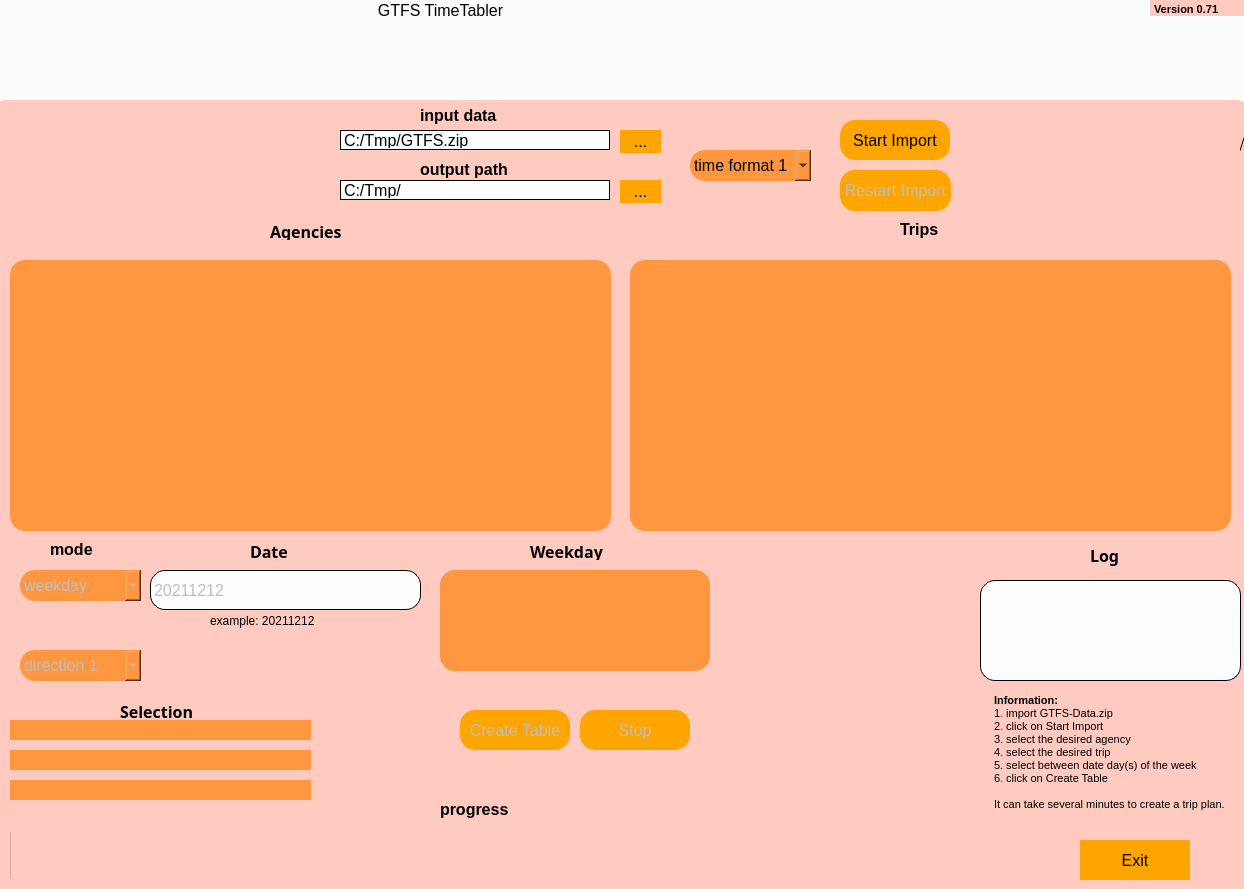
 <widget class="QWidget" name="GTFSTimeTabler">
  <property name="windowModality">
   <enum>Qt::ApplicationModal</enum>
  </property>
  <property name="geometry">
   <rect>
    <x>0</x>
    <y>0</y>
    <width>1244</width>
    <height>889</height>
   </rect>
  </property>
  <property name="sizePolicy">
   <sizepolicy hsizetype="Fixed" vsizetype="Fixed">
    <horstretch>0</horstretch>
    <verstretch>0</verstretch>
   </sizepolicy>
  </property>
  <property name="contextMenuPolicy">
   <enum>Qt::DefaultContextMenu</enum>
  </property>
  <property name="acceptDrops">
   <bool>false</bool>
  </property>
  <property name="windowTitle">
   <string notr="true">GTFS TimeTabler</string>
  </property>
  <property name="layoutDirection">
   <enum>Qt::LeftToRight</enum>
  </property>
  <property name="autoFillBackground">
   <bool>false</bool>
  </property>
  <property name="styleSheet">
   <string notr="true">background-color:  #fbfcfc ;
border-width: 1px;
border-radius: 15px;
border-color: black;
</string>
  </property>
  <widget class="QLineEdit" name="lineOutputPath">
   <property name="geometry">
    <rect>
     <x>340</x>
     <y>180</y>
     <width>270</width>
     <height>20</height>
    </rect>
   </property>
   <property name="font">
    <font>
     <pointsize>12</pointsize>
    </font>
   </property>
   <property name="styleSheet">
    <string notr="true">background-color:  #fdfefe;
border-style: outset;
border-width: 0.5px;
border-radius: 15px;
border-color: black;
padding: 1px;</string>
   </property>
   <property name="text">
    <string>C:/Tmp/</string>
   </property>
  </widget>
  <widget class="QPushButton" name="btnStart">
   <property name="enabled">
    <bool>false</bool>
   </property>
   <property name="geometry">
    <rect>
     <x>460</x>
     <y>710</y>
     <width>110</width>
     <height>40</height>
    </rect>
   </property>
   <property name="font">
    <font>
     <pointsize>12</pointsize>
    </font>
   </property>
   <property name="styleSheet">
    <string notr="true">background-color: orange;
border-style: outset;
border-width: 0px;
border-radius: 15px;
border-color: black;
padding: 4px;</string>
   </property>
   <property name="text">
    <string>Create Table</string>
   </property>
  </widget>
  <widget class="QProgressBar" name="progressBar">
   <property name="enabled">
    <bool>false</bool>
   </property>
   <property name="geometry">
    <rect>
     <x>10</x>
     <y>830</y>
     <width>951</width>
     <height>51</height>
    </rect>
   </property>
   <property name="styleSheet">
    <string notr="true">background-color:  #ffcbc0;
padding: 1 px;</string>
   </property>
   <property name="value">
    <number>0</number>
   </property>
   <property name="alignment">
    <set>Qt::AlignJustify|Qt::AlignVCenter</set>
   </property>
   <property name="textVisible">
    <bool>false</bool>
   </property>
   <property name="orientation">
    <enum>Qt::Horizontal</enum>
   </property>
   <property name="textDirection">
    <enum>QProgressBar::TopToBottom</enum>
   </property>
   <property name="format">
    <string> %p%</string>
   </property>
  </widget>
  <widget class="QTextBrowser" name="textBrowser">
   <property name="geometry">
    <rect>
     <x>980</x>
     <y>580</y>
     <width>261</width>
     <height>101</height>
    </rect>
   </property>
   <property name="styleSheet">
    <string notr="true">background-color:  #fdfefe;
border-style: outset;
border-width: 1px;
border-radius: 15px;
border-color: black;
padding: 4px;</string>
   </property>
   <property name="frameShape">
    <enum>QFrame::Box</enum>
   </property>
   <property name="frameShadow">
    <enum>QFrame::Plain</enum>
   </property>
   <property name="verticalScrollBarPolicy">
    <enum>Qt::ScrollBarAlwaysOff</enum>
   </property>
   <property name="horizontalScrollBarPolicy">
    <enum>Qt::ScrollBarAlwaysOff</enum>
   </property>
  </widget>
  <widget class="QPushButton" name="btnImport">
   <property name="enabled">
    <bool>true</bool>
   </property>
   <property name="geometry">
    <rect>
     <x>840</x>
     <y>120</y>
     <width>110</width>
     <height>40</height>
    </rect>
   </property>
   <property name="font">
    <font>
     <pointsize>12</pointsize>
    </font>
   </property>
   <property name="styleSheet">
    <string notr="true">background-color: orange;
border-style: outset;
border-width: 0px;
border-radius: 15px;
border-color: black;
padding: 4px;</string>
   </property>
   <property name="text">
    <string>Start Import</string>
   </property>
  </widget>
  <widget class="QComboBox" name="comboBox">
   <property name="enabled">
    <bool>false</bool>
   </property>
   <property name="geometry">
    <rect>
     <x>20</x>
     <y>570</y>
     <width>121</width>
     <height>31</height>
    </rect>
   </property>
   <property name="font">
    <font>
     <pointsize>12</pointsize>
    </font>
   </property>
   <property name="styleSheet">
    <string notr="true">background-color:  #ff9740;
border-style: outset;
border-width:0px;
border-radius: 15px;
border-color: black;
padding: 4px;</string>
   </property>
   <item>
    <property name="text">
     <string>weekday</string>
    </property>
   </item>
   <item>
    <property name="text">
     <string>date</string>
    </property>
   </item>
  </widget>
  <widget class="QLineEdit" name="lineInputPath">
   <property name="geometry">
    <rect>
     <x>340</x>
     <y>130</y>
     <width>270</width>
     <height>20</height>
    </rect>
   </property>
   <property name="font">
    <font>
     <pointsize>12</pointsize>
    </font>
   </property>
   <property name="styleSheet">
    <string notr="true">background-color: #fdfefe;
border-style: outset;
border-width: 0.5px;
border-radius: 15px;
border-color: black;
padding: 1px;</string>
   </property>
   <property name="text">
    <string>C:/Tmp/GTFS.zip</string>
   </property>
  </widget>
  <widget class="QPushButton" name="btnExit">
   <property name="geometry">
    <rect>
     <x>1080</x>
     <y>840</y>
     <width>110</width>
     <height>40</height>
    </rect>
   </property>
   <property name="font">
    <font>
     <pointsize>12</pointsize>
    </font>
   </property>
   <property name="styleSheet">
    <string notr="true">background-color: orange;
border-style: outset;
border-width: 0px;
border-radius: 30px;
border-color: black;
padding: 4px;</string>
   </property>
   <property name="text">
    <string>Exit</string>
   </property>
  </widget>
  <widget class="QPushButton" name="btnStop">
   <property name="enabled">
    <bool>false</bool>
   </property>
   <property name="geometry">
    <rect>
     <x>580</x>
     <y>710</y>
     <width>110</width>
     <height>40</height>
    </rect>
   </property>
   <property name="font">
    <font>
     <pointsize>12</pointsize>
    </font>
   </property>
   <property name="styleSheet">
    <string notr="true">background-color: orange;
border-style: outset;
border-width: 0px;
border-radius: 15px;
border-color: black;
padding: 4px;</string>
   </property>
   <property name="text">
    <string>Stop</string>
   </property>
  </widget>
  <widget class="QLabel" name="label_5">
   <property name="geometry">
    <rect>
     <x>270</x>
     <y>220</y>
     <width>91</width>
     <height>20</height>
    </rect>
   </property>
   <property name="font">
    <font>
     <family>72</family>
     <pointsize>8</pointsize>
     <weight>9</weight>
     <italic>false</italic>
     <bold>false</bold>
    </font>
   </property>
   <property name="styleSheet">
    <string notr="true">background-color:  #ffcbc0;
font: 75 8pt &quot;72&quot;;</string>
   </property>
   <property name="text">
    <string>&lt;html&gt;&lt;head/&gt;&lt;body&gt;&lt;p&gt;&lt;span style=&quot; font-size:12pt; font-weight:600;&quot;&gt;Agencies&lt;/span&gt;&lt;/p&gt;&lt;/body&gt;&lt;/html&gt;</string>
   </property>
  </widget>
  <widget class="QLabel" name="label">
   <property name="geometry">
    <rect>
     <x>-10</x>
     <y>-110</y>
     <width>1251</width>
     <height>301</height>
    </rect>
   </property>
   <property name="autoFillBackground">
    <bool>false</bool>
   </property>
   <property name="frameShape">
    <enum>QFrame::Box</enum>
   </property>
   <property name="text">
    <string/>
   </property>
   <property name="pixmap">
    <pixmap>5282.jpg</pixmap>
   </property>
   <property name="scaledContents">
    <bool>true</bool>
   </property>
  </widget>
  <widget class="QLabel" name="middlelabel">
   <property name="geometry">
    <rect>
     <x>-10</x>
     <y>100</y>
     <width>1261</width>
     <height>791</height>
    </rect>
   </property>
   <property name="autoFillBackground">
    <bool>false</bool>
   </property>
   <property name="styleSheet">
    <string notr="true">background-color:  #ffcbc0;
border-color: black;
border-style: outset;
border-width: 0px;
border-radius: 15px;
padding: 4px;</string>
   </property>
   <property name="frameShadow">
    <enum>QFrame::Plain</enum>
   </property>
   <property name="text">
    <string/>
   </property>
   <property name="alignment">
    <set>Qt::AlignJustify|Qt::AlignVCenter</set>
   </property>
  </widget>
  <widget class="QLabel" name="label_9">
   <property name="geometry">
    <rect>
     <x>370</x>
     <y>0</y>
     <width>141</width>
     <height>21</height>
    </rect>
   </property>
   <property name="styleSheet">
    <string notr="true">font: 87 8pt &quot;72 Black&quot;;</string>
   </property>
   <property name="text">
    <string>&lt;html&gt;&lt;head/&gt;&lt;body&gt;&lt;p align=&quot;center&quot;&gt;&lt;span style=&quot; font-size:12pt;&quot;&gt;GTFS TimeTabler&lt;/span&gt;&lt;/p&gt;&lt;/body&gt;&lt;/html&gt;</string>
   </property>
  </widget>
  <widget class="QLabel" name="label_6">
   <property name="geometry">
    <rect>
     <x>530</x>
     <y>540</y>
     <width>80</width>
     <height>20</height>
    </rect>
   </property>
   <property name="font">
    <font>
     <family>72</family>
     <pointsize>8</pointsize>
     <weight>9</weight>
     <italic>false</italic>
     <bold>false</bold>
    </font>
   </property>
   <property name="styleSheet">
    <string notr="true">background-color:  #ffcbc0;
font: 75 8pt &quot;72&quot;;</string>
   </property>
   <property name="text">
    <string>&lt;html&gt;&lt;head/&gt;&lt;body&gt;&lt;p&gt;&lt;span style=&quot; font-size:12pt; font-weight:600;&quot;&gt;Weekday&lt;/span&gt;&lt;/p&gt;&lt;/body&gt;&lt;/html&gt;</string>
   </property>
  </widget>
  <widget class="QLabel" name="label_7">
   <property name="geometry">
    <rect>
     <x>1090</x>
     <y>540</y>
     <width>41</width>
     <height>31</height>
    </rect>
   </property>
   <property name="font">
    <font>
     <family>72</family>
     <pointsize>8</pointsize>
     <weight>9</weight>
     <italic>false</italic>
     <bold>false</bold>
    </font>
   </property>
   <property name="styleSheet">
    <string notr="true">background-color:  #ffcbc0;
font: 75 8pt &quot;72&quot;;</string>
   </property>
   <property name="text">
    <string>&lt;html&gt;&lt;head/&gt;&lt;body&gt;&lt;p&gt;&lt;span style=&quot; font-size:12pt; font-weight:600;&quot;&gt;Log&lt;/span&gt;&lt;/p&gt;&lt;/body&gt;&lt;/html&gt;</string>
   </property>
  </widget>
  <widget class="QLabel" name="label_8">
   <property name="geometry">
    <rect>
     <x>900</x>
     <y>220</y>
     <width>91</width>
     <height>20</height>
    </rect>
   </property>
   <property name="styleSheet">
    <string notr="true">background-color:  #ffcbc0;
font: 75 8pt &quot;72&quot;;</string>
   </property>
   <property name="text">
    <string>&lt;html&gt;&lt;head/&gt;&lt;body&gt;&lt;p&gt;&lt;span style=&quot; font-size:12pt; font-weight:600;&quot;&gt;Trips&lt;/span&gt;&lt;/p&gt;&lt;/body&gt;&lt;/html&gt;</string>
   </property>
  </widget>
  <widget class="QLabel" name="label_10">
   <property name="geometry">
    <rect>
     <x>420</x>
     <y>160</y>
     <width>151</width>
     <height>20</height>
    </rect>
   </property>
   <property name="styleSheet">
    <string notr="true">background-color:  #ffcbc0;
font: 75 8pt &quot;72&quot;;</string>
   </property>
   <property name="text">
    <string>&lt;html&gt;&lt;head/&gt;&lt;body&gt;&lt;p&gt;&lt;span style=&quot; font-size:12pt; font-weight:600;&quot;&gt;output path&lt;/span&gt;&lt;/p&gt;&lt;/body&gt;&lt;/html&gt;</string>
   </property>
  </widget>
  <widget class="QLabel" name="label_11">
   <property name="geometry">
    <rect>
     <x>420</x>
     <y>106</y>
     <width>101</width>
     <height>20</height>
    </rect>
   </property>
   <property name="styleSheet">
    <string notr="true">background-color:  #ffcbc0;
font: 75 8pt &quot;72&quot;;</string>
   </property>
   <property name="text">
    <string>&lt;html&gt;&lt;head/&gt;&lt;body&gt;&lt;p&gt;&lt;span style=&quot; font-size:12pt; font-weight:600;&quot;&gt;input data&lt;/span&gt;&lt;/p&gt;&lt;/body&gt;&lt;/html&gt;</string>
   </property>
  </widget>
  <widget class="QTextBrowser" name="textBrowser_2">
   <property name="geometry">
    <rect>
     <x>990</x>
     <y>690</y>
     <width>311</width>
     <height>131</height>
    </rect>
   </property>
   <property name="styleSheet">
    <string notr="true">background-color:  #ffcbc0;</string>
   </property>
   <property name="html">
    <string>&lt;!DOCTYPE HTML PUBLIC &quot;-//W3C//DTD HTML 4.0//EN&quot; &quot;http://www.w3.org/TR/REC-html40/strict.dtd&quot;&gt;
&lt;html&gt;&lt;head&gt;&lt;meta name=&quot;qrichtext&quot; content=&quot;1&quot; /&gt;&lt;style type=&quot;text/css&quot;&gt;
p, li { white-space: pre-wrap; }
&lt;/style&gt;&lt;/head&gt;&lt;body style=&quot; font-family:'MS Shell Dlg 2'; font-size:8.25pt; font-weight:400; font-style:normal;&quot;&gt;
&lt;p style=&quot; margin-top:0px; margin-bottom:0px; margin-left:0px; margin-right:0px; -qt-block-indent:0; text-indent:0px;&quot;&gt;&lt;span style=&quot; font-weight:600;&quot;&gt;Information:&lt;br /&gt;&lt;/span&gt;1. import GTFS-Data.zip&lt;/p&gt;
&lt;p style=&quot; margin-top:0px; margin-bottom:0px; margin-left:0px; margin-right:0px; -qt-block-indent:0; text-indent:0px;&quot;&gt;2. click on Start Import&lt;/p&gt;
&lt;p style=&quot; margin-top:0px; margin-bottom:0px; margin-left:0px; margin-right:0px; -qt-block-indent:0; text-indent:0px;&quot;&gt;3. select the desired agency &lt;/p&gt;
&lt;p style=&quot; margin-top:0px; margin-bottom:0px; margin-left:0px; margin-right:0px; -qt-block-indent:0; text-indent:0px;&quot;&gt;4. select the desired trip&lt;/p&gt;
&lt;p style=&quot; margin-top:0px; margin-bottom:0px; margin-left:0px; margin-right:0px; -qt-block-indent:0; text-indent:0px;&quot;&gt;5. select between date day(s) of the week&lt;/p&gt;
&lt;p style=&quot; margin-top:0px; margin-bottom:0px; margin-left:0px; margin-right:0px; -qt-block-indent:0; text-indent:0px;&quot;&gt;6. click on Create Table&lt;/p&gt;
&lt;p style=&quot;-qt-paragraph-type:empty; margin-top:0px; margin-bottom:0px; margin-left:0px; margin-right:0px; -qt-block-indent:0; text-indent:0px;&quot;&gt;&lt;br /&gt;&lt;/p&gt;
&lt;p style=&quot; margin-top:0px; margin-bottom:0px; margin-left:0px; margin-right:0px; -qt-block-indent:0; text-indent:0px;&quot;&gt;It can take several minutes to create a trip plan.&lt;/p&gt;&lt;/body&gt;&lt;/html&gt;</string>
   </property>
  </widget>
  <widget class="QLabel" name="label_12">
   <property name="geometry">
    <rect>
     <x>50</x>
     <y>540</y>
     <width>80</width>
     <height>20</height>
    </rect>
   </property>
   <property name="styleSheet">
    <string notr="true">background-color:  #ffcbc0;
font: 75 8pt &quot;72&quot;;</string>
   </property>
   <property name="text">
    <string>&lt;html&gt;&lt;head/&gt;&lt;body&gt;&lt;p&gt;&lt;span style=&quot; font-size:12pt; font-weight:600;&quot;&gt;mode&lt;/span&gt;&lt;/p&gt;&lt;/body&gt;&lt;/html&gt;</string>
   </property>
  </widget>
  <widget class="QTextBrowser" name="textBrowser_3">
   <property name="geometry">
    <rect>
     <x>1150</x>
     <y>0</y>
     <width>161</width>
     <height>16</height>
    </rect>
   </property>
   <property name="styleSheet">
    <string notr="true">background-color:  #ffcbc0;</string>
   </property>
   <property name="html">
    <string>&lt;!DOCTYPE HTML PUBLIC &quot;-//W3C//DTD HTML 4.0//EN&quot; &quot;http://www.w3.org/TR/REC-html40/strict.dtd&quot;&gt;
&lt;html&gt;&lt;head&gt;&lt;meta name=&quot;qrichtext&quot; content=&quot;1&quot; /&gt;&lt;style type=&quot;text/css&quot;&gt;
p, li { white-space: pre-wrap; }
&lt;/style&gt;&lt;/head&gt;&lt;body style=&quot; font-family:'MS Shell Dlg 2'; font-size:8.25pt; font-weight:400; font-style:normal;&quot;&gt;
&lt;p style=&quot; margin-top:0px; margin-bottom:0px; margin-left:0px; margin-right:0px; -qt-block-indent:0; text-indent:0px;&quot;&gt;&lt;span style=&quot; font-weight:600;&quot;&gt;Version 0.71&lt;br /&gt;&lt;/span&gt;&lt;/p&gt;&lt;/body&gt;&lt;/html&gt;</string>
   </property>
  </widget>
  <widget class="QPushButton" name="btnRestart">
   <property name="enabled">
    <bool>false</bool>
   </property>
   <property name="geometry">
    <rect>
     <x>840</x>
     <y>170</y>
     <width>111</width>
     <height>41</height>
    </rect>
   </property>
   <property name="font">
    <font>
     <pointsize>12</pointsize>
    </font>
   </property>
   <property name="styleSheet">
    <string notr="true">background-color: orange;
border-style: outset;
border-width: 0px;
border-radius: 15px;
border-color: black;
padding: 4px;</string>
   </property>
   <property name="text">
    <string>Restart Import</string>
   </property>
  </widget>
  <widget class="QListWidget" name="listAgencies">
   <property name="geometry">
    <rect>
     <x>10</x>
     <y>260</y>
     <width>601</width>
     <height>271</height>
    </rect>
   </property>
   <property name="font">
    <font>
     <pointsize>12</pointsize>
    </font>
   </property>
   <property name="styleSheet">
    <string notr="true">background-color:  #ff9740;
border-style: outset;
border-width: 0px;
border-radius: 15px;
border-color: black;
padding: 4px;</string>
   </property>
  </widget>
  <widget class="QListWidget" name="listRoutes">
   <property name="geometry">
    <rect>
     <x>630</x>
     <y>260</y>
     <width>601</width>
     <height>271</height>
    </rect>
   </property>
   <property name="font">
    <font>
     <pointsize>12</pointsize>
    </font>
   </property>
   <property name="styleSheet">
    <string notr="true">background-color:  #ff9740;
border-style: outset;
border-width: 0px;
border-radius: 15px;
border-color: black;
padding: 4px;</string>
   </property>
  </widget>
  <widget class="QListWidget" name="listDatesWeekday">
   <property name="enabled">
    <bool>false</bool>
   </property>
   <property name="geometry">
    <rect>
     <x>440</x>
     <y>570</y>
     <width>270</width>
     <height>101</height>
    </rect>
   </property>
   <property name="font">
    <font>
     <pointsize>12</pointsize>
    </font>
   </property>
   <property name="styleSheet">
    <string notr="true">background-color:  #ff9740;
border-style: outset;
border-width: 0px;
border-radius: 15px;
border-color: black;
padding: 4px;</string>
   </property>
   <property name="verticalScrollBarPolicy">
    <enum>Qt::ScrollBarAlwaysOff</enum>
   </property>
   <property name="horizontalScrollBarPolicy">
    <enum>Qt::ScrollBarAlwaysOff</enum>
   </property>
  </widget>
  <widget class="QLineEdit" name="lineDateInput">
   <property name="enabled">
    <bool>false</bool>
   </property>
   <property name="geometry">
    <rect>
     <x>150</x>
     <y>570</y>
     <width>271</width>
     <height>40</height>
    </rect>
   </property>
   <property name="font">
    <font>
     <pointsize>12</pointsize>
    </font>
   </property>
   <property name="styleSheet">
    <string notr="true">background-color:  #fdfefe;
border-style: outset;
border-width: 0.5px;
border-radius: 15px;
border-color: black;
padding: 1px;</string>
   </property>
   <property name="text">
    <string>20211212</string>
   </property>
  </widget>
  <widget class="QLabel" name="label_13">
   <property name="geometry">
    <rect>
     <x>250</x>
     <y>540</y>
     <width>80</width>
     <height>20</height>
    </rect>
   </property>
   <property name="font">
    <font>
     <family>72</family>
     <pointsize>8</pointsize>
     <weight>9</weight>
     <italic>false</italic>
     <bold>false</bold>
    </font>
   </property>
   <property name="styleSheet">
    <string notr="true">background-color:  #ffcbc0;
font: 75 8pt &quot;72&quot;;</string>
   </property>
   <property name="text">
    <string>&lt;html&gt;&lt;head/&gt;&lt;body&gt;&lt;p&gt;&lt;span style=&quot; font-size:12pt; font-weight:600;&quot;&gt;Date&lt;/span&gt;&lt;/p&gt;&lt;/body&gt;&lt;/html&gt;</string>
   </property>
  </widget>
  <widget class="QComboBox" name="comboBox_display">
   <property name="enabled">
    <bool>true</bool>
   </property>
   <property name="geometry">
    <rect>
     <x>690</x>
     <y>150</y>
     <width>121</width>
     <height>31</height>
    </rect>
   </property>
   <property name="font">
    <font>
     <pointsize>12</pointsize>
    </font>
   </property>
   <property name="styleSheet">
    <string notr="true">background-color:  #ff9740;
border-style: outset;
border-width:0px;
border-radius: 15px;
border-color: black;
padding: 4px;</string>
   </property>
   <item>
    <property name="text">
     <string>time format 1</string>
    </property>
   </item>
   <item>
    <property name="text">
     <string>time format 2</string>
    </property>
   </item>
  </widget>
  <widget class="QLabel" name="label_14">
   <property name="geometry">
    <rect>
     <x>440</x>
     <y>800</y>
     <width>91</width>
     <height>20</height>
    </rect>
   </property>
   <property name="styleSheet">
    <string notr="true">background-color:  #ffcbc0;
font: 75 8pt &quot;72&quot;;</string>
   </property>
   <property name="text">
    <string>&lt;html&gt;&lt;head/&gt;&lt;body&gt;&lt;p&gt;&lt;span style=&quot; font-size:12pt; font-weight:600;&quot;&gt;progress&lt;/span&gt;&lt;/p&gt;&lt;/body&gt;&lt;/html&gt;</string>
   </property>
  </widget>
  <widget class="QComboBox" name="comboBox_direction">
   <property name="enabled">
    <bool>false</bool>
   </property>
   <property name="geometry">
    <rect>
     <x>20</x>
     <y>650</y>
     <width>121</width>
     <height>31</height>
    </rect>
   </property>
   <property name="font">
    <font>
     <pointsize>12</pointsize>
    </font>
   </property>
   <property name="styleSheet">
    <string notr="true">background-color:  #ff9740;
border-style: outset;
border-width:0px;
border-radius: 15px;
border-color: black;
padding: 4px;</string>
   </property>
   <item>
    <property name="text">
     <string>direction 1</string>
    </property>
   </item>
   <item>
    <property name="text">
     <string>direction 2</string>
    </property>
   </item>
  </widget>
  <widget class="QPushButton" name="btnGetFile">
   <property name="enabled">
    <bool>true</bool>
   </property>
   <property name="geometry">
    <rect>
     <x>620</x>
     <y>130</y>
     <width>41</width>
     <height>23</height>
    </rect>
   </property>
   <property name="font">
    <font>
     <pointsize>12</pointsize>
    </font>
   </property>
   <property name="styleSheet">
    <string notr="true">background-color: orange;
border-style: outset;
border-width: 0px;
border-radius: 15px;
border-color: black;
padding: 4px;</string>
   </property>
   <property name="text">
    <string>...</string>
   </property>
  </widget>
  <widget class="QPushButton" name="btnGetOutputDir">
   <property name="enabled">
    <bool>true</bool>
   </property>
   <property name="geometry">
    <rect>
     <x>620</x>
     <y>180</y>
     <width>41</width>
     <height>23</height>
    </rect>
   </property>
   <property name="font">
    <font>
     <pointsize>12</pointsize>
    </font>
   </property>
   <property name="styleSheet">
    <string notr="true">background-color: orange;
border-style: outset;
border-width: 0px;
border-radius: 15px;
border-color: black;
padding: 4px;</string>
   </property>
   <property name="text">
    <string>...</string>
   </property>
  </widget>
  <widget class="QLabel" name="label_2">
   <property name="geometry">
    <rect>
     <x>210</x>
     <y>610</y>
     <width>141</width>
     <height>21</height>
    </rect>
   </property>
   <property name="styleSheet">
    <string notr="true">background-color:  #ffcbc0;</string>
   </property>
   <property name="text">
    <string>example: 20211212</string>
   </property>
  </widget>
  <widget class="QTabWidget" name="tabWidget">
   <property name="geometry">
    <rect>
     <x>1240</x>
     <y>120</y>
     <width>561</width>
     <height>301</height>
    </rect>
   </property>
   <property name="font">
    <font>
     <pointsize>12</pointsize>
    </font>
   </property>
   <property name="layoutDirection">
    <enum>Qt::LeftToRight</enum>
   </property>
   <property name="autoFillBackground">
    <bool>false</bool>
   </property>
   <property name="styleSheet">
    <string notr="true">background-color:  #ffcbc0;
border-radius: 0px;</string>
   </property>
   <property name="tabShape">
    <enum>QTabWidget::Triangular</enum>
   </property>
   <property name="currentIndex">
    <number>0</number>
   </property>
   <property name="usesScrollButtons">
    <bool>true</bool>
   </property>
   <widget class="QWidget" name="tabDownloadGTFS">
    <attribute name="title">
     <string>GTFS Load Options</string>
    </attribute>
    <widget class="QListWidget" name="listTabGTFSDATA">
     <property name="geometry">
      <rect>
       <x>10</x>
       <y>130</y>
       <width>551</width>
       <height>151</height>
      </rect>
     </property>
     <property name="font">
      <font>
       <pointsize>12</pointsize>
      </font>
     </property>
     <property name="styleSheet">
      <string notr="true">background-color:  #ff9740;
border-style: outset;
border-width: 0px;
border-radius: 15px;
border-color: black;
padding: 4px;</string>
     </property>
    </widget>
    <widget class="QLabel" name="label_15">
     <property name="geometry">
      <rect>
       <x>20</x>
       <y>20</y>
       <width>101</width>
       <height>31</height>
      </rect>
     </property>
     <property name="font">
      <font>
       <family>72</family>
       <pointsize>8</pointsize>
       <weight>9</weight>
       <italic>false</italic>
       <bold>false</bold>
      </font>
     </property>
     <property name="styleSheet">
      <string notr="true">background-color:  #ffcbc0;
font: 75 8pt &quot;72&quot;;</string>
     </property>
     <property name="text">
      <string>&lt;html&gt;&lt;head/&gt;&lt;body&gt;&lt;p&gt;&lt;span style=&quot; font-size:12pt; font-weight:600;&quot;&gt;GTFS-Data&lt;/span&gt;&lt;/p&gt;&lt;/body&gt;&lt;/html&gt;</string>
     </property>
    </widget>
    <widget class="QLineEdit" name="GTFSInputPath">
     <property name="geometry">
      <rect>
       <x>130</x>
       <y>20</y>
       <width>191</width>
       <height>20</height>
      </rect>
     </property>
     <property name="font">
      <font>
       <pointsize>12</pointsize>
      </font>
     </property>
     <property name="styleSheet">
      <string notr="true">background-color: #fdfefe;
border-style: outset;
border-width: 0.5px;
border-radius: 15px;
border-color: black;
padding: 1px;</string>
     </property>
     <property name="text">
      <string>C:/Tmp/</string>
     </property>
    </widget>
    <widget class="QPushButton" name="btnGetDir">
     <property name="enabled">
      <bool>true</bool>
     </property>
     <property name="geometry">
      <rect>
       <x>330</x>
       <y>20</y>
       <width>41</width>
       <height>23</height>
      </rect>
     </property>
     <property name="font">
      <font>
       <pointsize>12</pointsize>
      </font>
     </property>
     <property name="styleSheet">
      <string notr="true">background-color: orange;
border-style: outset;
border-width: 0px;
border-radius: 15px;
border-color: black;
padding: 4px;</string>
     </property>
     <property name="text">
      <string>...</string>
     </property>
    </widget>
    <widget class="QPushButton" name="btnLoadOnlineData">
     <property name="enabled">
      <bool>true</bool>
     </property>
     <property name="geometry">
      <rect>
       <x>200</x>
       <y>80</y>
       <width>140</width>
       <height>40</height>
      </rect>
     </property>
     <property name="font">
      <font>
       <pointsize>12</pointsize>
      </font>
     </property>
     <property name="styleSheet">
      <string notr="true">background-color: orange;
border-style: outset;
border-width: 0px;
border-radius: 15px;
border-color: black;
padding: 4px;</string>
     </property>
     <property name="text">
      <string>Load Online Data</string>
     </property>
    </widget>
    <widget class="QPushButton" name="btnLoadFromPath">
     <property name="enabled">
      <bool>true</bool>
     </property>
     <property name="geometry">
      <rect>
       <x>20</x>
       <y>80</y>
       <width>140</width>
       <height>40</height>
      </rect>
     </property>
     <property name="font">
      <font>
       <pointsize>12</pointsize>
      </font>
     </property>
     <property name="styleSheet">
      <string notr="true">background-color: orange;
border-style: outset;
border-width: 0px;
border-radius: 15px;
border-color: black;
padding: 4px;</string>
     </property>
     <property name="text">
      <string>Load From Path</string>
     </property>
    </widget>
    <widget class="QPushButton" name="btnLoadOnlineData_2">
     <property name="enabled">
      <bool>true</bool>
     </property>
     <property name="geometry">
      <rect>
       <x>360</x>
       <y>80</y>
       <width>200</width>
       <height>40</height>
      </rect>
     </property>
     <property name="font">
      <font>
       <pointsize>12</pointsize>
      </font>
     </property>
     <property name="styleSheet">
      <string notr="true">background-color: orange;
border-style: outset;
border-width: 0px;
border-radius: 15px;
border-color: black;
padding: 4px;</string>
     </property>
     <property name="text">
      <string>Download Selected Data</string>
     </property>
    </widget>
    <widget class="QComboBox" name="comboBox_online">
     <property name="enabled">
      <bool>false</bool>
     </property>
     <property name="geometry">
      <rect>
       <x>130</x>
       <y>40</y>
       <width>191</width>
       <height>21</height>
      </rect>
     </property>
     <property name="font">
      <font>
       <pointsize>12</pointsize>
      </font>
     </property>
     <property name="styleSheet">
      <string notr="true">background-color:  #ff9740;
border-style: outset;
border-width:0px;
border-radius: 15px;
border-color: black;
padding: 4px;</string>
     </property>
     <item>
      <property name="text">
       <string>opendata.ruhr</string>
      </property>
     </item>
     <item>
      <property name="text">
       <string>opendata.vbb</string>
      </property>
     </item>
    </widget>
   </widget>
   <widget class="QWidget" name="tabDefineSorting">
    <attribute name="title">
     <string>Sort Options</string>
    </attribute>
    <widget class="QListWidget" name="listTabSort">
     <property name="geometry">
      <rect>
       <x>20</x>
       <y>80</y>
       <width>371</width>
       <height>141</height>
      </rect>
     </property>
     <property name="styleSheet">
      <string notr="true">background-color:  #ff9740;
border-style: outset;
border-width: 0px;
border-radius: 15px;
border-color: black;
padding: 4px;</string>
     </property>
    </widget>
   </widget>
  </widget>
  <widget class="QLabel" name="label_16">
   <property name="geometry">
    <rect>
     <x>120</x>
     <y>700</y>
     <width>80</width>
     <height>20</height>
    </rect>
   </property>
   <property name="font">
    <font>
     <family>72</family>
     <pointsize>8</pointsize>
     <weight>9</weight>
     <italic>false</italic>
     <bold>false</bold>
    </font>
   </property>
   <property name="styleSheet">
    <string notr="true">background-color:  #ffcbc0;
font: 75 8pt &quot;72&quot;;</string>
   </property>
   <property name="text">
    <string>&lt;html&gt;&lt;head/&gt;&lt;body&gt;&lt;p&gt;&lt;span style=&quot; font-size:12pt; font-weight:600;&quot;&gt;Selection&lt;/span&gt;&lt;/p&gt;&lt;/body&gt;&lt;/html&gt;</string>
   </property>
  </widget>
  <widget class="QLineEdit" name="line_Selection_agency">
   <property name="enabled">
    <bool>false</bool>
   </property>
   <property name="geometry">
    <rect>
     <x>10</x>
     <y>720</y>
     <width>301</width>
     <height>20</height>
    </rect>
   </property>
   <property name="styleSheet">
    <string notr="true">background-color:  #ff9740;
border-style: outset;
border-width: 0px;
border-radius: 15px;
border-color: black;
padding: 4px;</string>
   </property>
  </widget>
  <widget class="QLineEdit" name="line_Selection_trips">
   <property name="enabled">
    <bool>false</bool>
   </property>
   <property name="geometry">
    <rect>
     <x>10</x>
     <y>750</y>
     <width>301</width>
     <height>20</height>
    </rect>
   </property>
   <property name="styleSheet">
    <string notr="true">background-color:  #ff9740;
border-style: outset;
border-width: 0px;
border-radius: 15px;
border-color: black;
padding: 4px;</string>
   </property>
  </widget>
  <widget class="QLineEdit" name="line_Selection_format">
   <property name="enabled">
    <bool>false</bool>
   </property>
   <property name="geometry">
    <rect>
     <x>10</x>
     <y>780</y>
     <width>301</width>
     <height>20</height>
    </rect>
   </property>
   <property name="styleSheet">
    <string notr="true">background-color:  #ff9740;
border-style: outset;
border-width: 0px;
border-radius: 15px;
border-color: black;
padding: 4px;</string>
   </property>
  </widget>
  <zorder>label</zorder>
  <zorder>middlelabel</zorder>
  <zorder>lineOutputPath</zorder>
  <zorder>btnStart</zorder>
  <zorder>progressBar</zorder>
  <zorder>textBrowser</zorder>
  <zorder>btnImport</zorder>
  <zorder>comboBox</zorder>
  <zorder>lineInputPath</zorder>
  <zorder>btnExit</zorder>
  <zorder>btnStop</zorder>
  <zorder>label_5</zorder>
  <zorder>label_9</zorder>
  <zorder>label_6</zorder>
  <zorder>label_7</zorder>
  <zorder>label_8</zorder>
  <zorder>label_10</zorder>
  <zorder>label_11</zorder>
  <zorder>textBrowser_2</zorder>
  <zorder>label_12</zorder>
  <zorder>textBrowser_3</zorder>
  <zorder>btnRestart</zorder>
  <zorder>listAgencies</zorder>
  <zorder>listRoutes</zorder>
  <zorder>listDatesWeekday</zorder>
  <zorder>lineDateInput</zorder>
  <zorder>label_13</zorder>
  <zorder>comboBox_display</zorder>
  <zorder>label_14</zorder>
  <zorder>comboBox_direction</zorder>
  <zorder>btnGetFile</zorder>
  <zorder>btnGetOutputDir</zorder>
  <zorder>label_2</zorder>
  <zorder>tabWidget</zorder>
  <zorder>label_16</zorder>
  <zorder>line_Selection_agency</zorder>
  <zorder>line_Selection_trips</zorder>
  <zorder>line_Selection_format</zorder>
 </widget>
